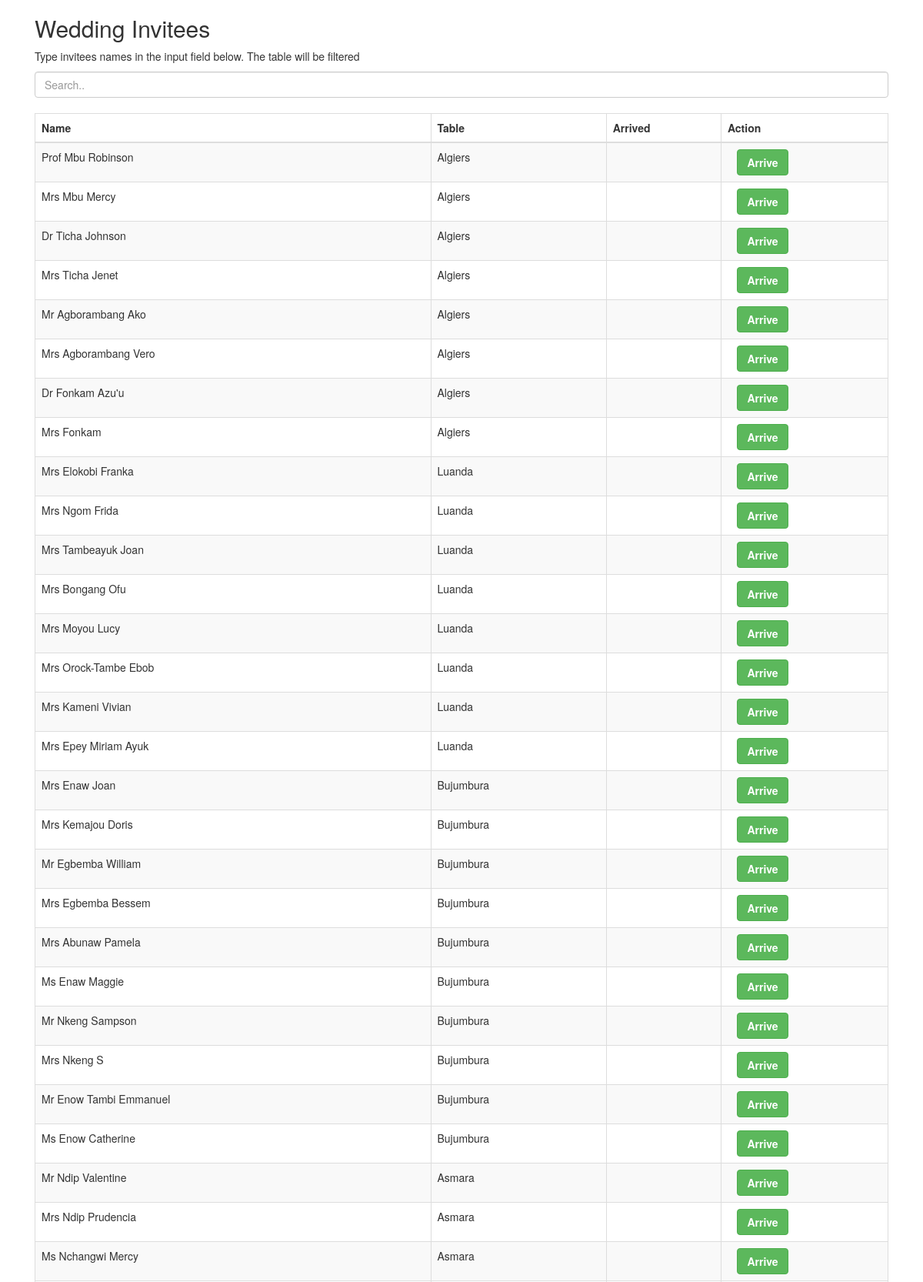
The page / (upper part) on the database its author committed.
### mainapp/models.py (models this page shows, shortened)
class Invite(models.Model):
    name = models.CharField(max_length=100)
    table = models.CharField(max_length=100)
    arrived = models.BooleanField(default=False)
    time_of_arrival = models.DateTimeField()

### mainapp/views.py (the view, shortened to what this page needs)
# urls.py: path('', index, name='index'),
@csrf_exempt
def index(request):
    invites = Invite.objects.all()
    return render(request, "index.html", {"invites": invites})

### templates/index.html (shortened to what this page needs)
{% load static %}
<!DOCTYPE html>
<html lang="en">
{% load pwa %}
<head>
    <link rel="stylesheet" href="https://cdn.jsdelivr.net/npm/bootstrap@4.1.3/dist/css/bootstrap.min.css"
 />
    <link rel="stylesheet" href="https://maxcdn.bootstrapcdn.com/bootstrap/3.4.1/css/bootstrap.min.css" />
</head>
<body>
    <div class="container">
        <h2>Wedding Invitees</h2>
        <p>
            Type invitees names in the input field below. The table will be filtered
        </p>
        <input class="form-control" id="myInput" type="text" placeholder="Search.." />
        <br />
        <div class="table-responsive-sm">
            <table class="table table-bordered table-striped">
                <thead>
                    <tr>
                        <th>Name</th>
                        <th>Table</th>
                        <th>Arrived</th>
                        <th>Action</th>
                    </tr>
                </thead>
                <tbody id="myTable">
                    {% for invite in invites %}
                    <tr>
                        <td>{{invite.name}}</td>
                        <td>{{invite.table}}</td>
                        <td>
                        </td>
                        <td>
                            <div class="form-check">
                                <form method="POST" id="arrived">
                                    {% if invite.arrived %}
                                    <button class="btn btn-warning font-weight-bold d-block" name="undo">
                                        Undo
                                    </button>
                                    {% else %}
                                    <button class="btn btn-success font-weight-bold d-block" name="arrive">
                                        Arrive
                                    </button>
                                    {% endif %}
                                </form>
                            </div>
                        </td>
                    </tr>
                    {% endfor %}
                </tbody>
            </table>
        </div>
    </div>
</body>
</html>

### rows shown on the page
Invite: name "Prof Mbu Robinson", table "Algiers", arrived "Arrive"
Invite: name "Mrs Mbu Mercy", table "Algiers", arrived "Arrive"
Invite: name "Dr Ticha Johnson", table "Algiers", arrived "Arrive"
Invite: name "Mrs Ticha Jenet", table "Algiers", arrived "Arrive"
Invite: name "Mr Agborambang Ako", table "Algiers", arrived "Arrive"
Invite: name "Mrs Agborambang Vero", table "Algiers", arrived "Arrive"
Invite: name "Dr Fonkam Azu'u", table "Algiers", arrived "Arrive"
Invite: name "Mrs Fonkam", table "Algiers", arrived "Arrive"
Invite: name "Mrs Elokobi Franka", table "Luanda", arrived "Arrive"
Invite: name "Mrs Ngom Frida", table "Luanda", arrived "Arrive"
Invite: name "Mrs Tambeayuk Joan", table "Luanda", arrived "Arrive"
Invite: name "Mrs Bongang Ofu", table "Luanda", arrived "Arrive"
Invite: name "Mrs Moyou Lucy", table "Luanda", arrived "Arrive"
Invite: name "Mrs Orock-Tambe Ebob", table "Luanda", arrived "Arrive"
Invite: name "Mrs Kameni Vivian", table "Luanda", arrived "Arrive"
Invite: name "Mrs Epey Miriam Ayuk", table "Luanda", arrived "Arrive"
Invite: name "Mrs Enaw Joan", table "Bujumbura", arrived "Arrive"
Invite: name "Mrs Kemajou Doris", table "Bujumbura", arrived "Arrive"
Invite: name "Mr Egbemba William", table "Bujumbura", arrived "Arrive"
Invite: name "Mrs Egbemba Bessem", table "Bujumbura", arrived "Arrive"
Invite: name "Mrs Abunaw Pamela", table "Bujumbura", arrived "Arrive"
Invite: name "Ms Enaw Maggie", table "Bujumbura", arrived "Arrive"
Invite: name "Mr Nkeng Sampson", table "Bujumbura", arrived "Arrive"
Invite: name "Mrs Nkeng S", table "Bujumbura", arrived "Arrive"
Invite: name "Mr Enow Tambi Emmanuel", table "Bujumbura", arrived "Arrive"
Invite: name "Ms Enow Catherine", table "Bujumbura", arrived "Arrive"
Invite: name "Mr Ndip Valentine", table "Asmara", arrived "Arrive"
Invite: name "Mrs Ndip Prudencia", table "Asmara", arrived "Arrive"
Invite: name "Ms Nchangwi Mercy", table "Asmara", arrived "Arrive"
